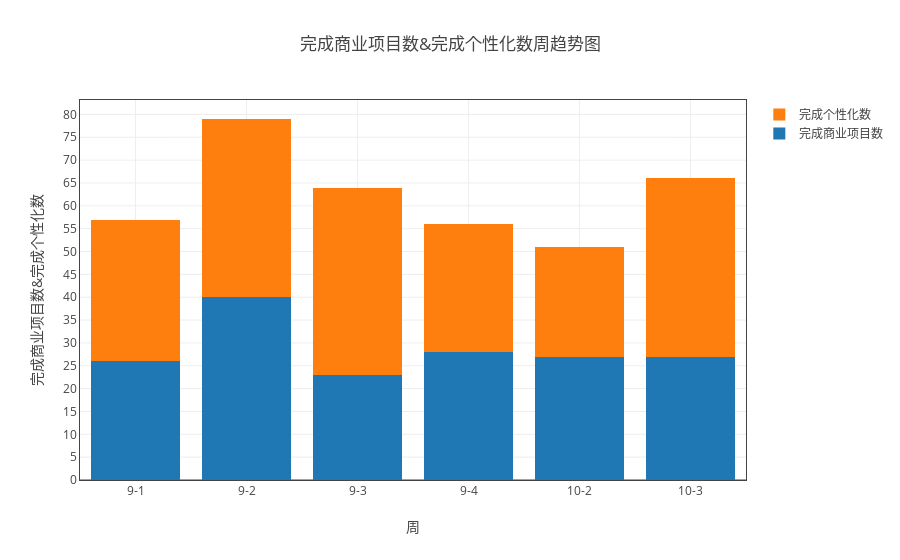
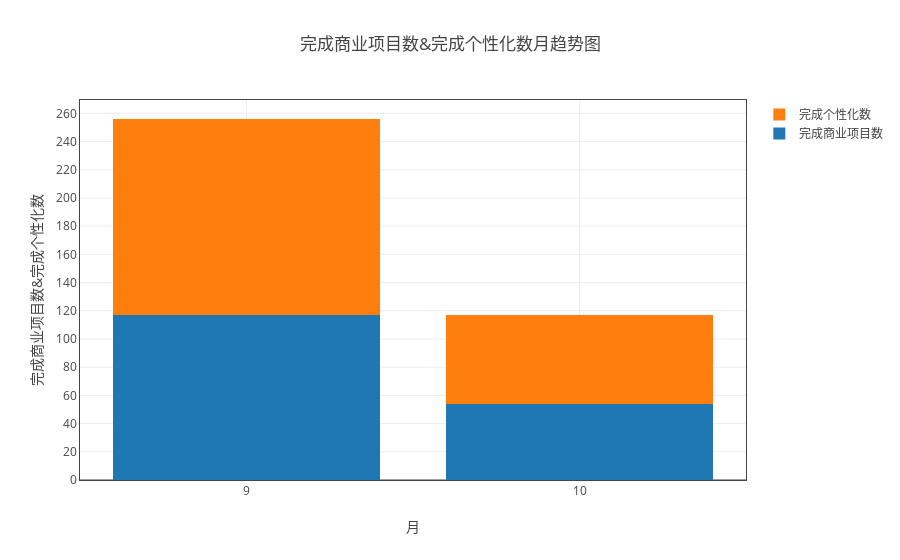

The cell these charts' notebook holds for them, in order:
### Markdown cell above
### 分析组完成项目数

### Code cell
ss = myModule.format(all_df1 ,"日期（格式“月-周次”）" ,['完成商业项目数','完成个性化数'])
myModule.myPlot(myModule.sort_by_index(ss.groupby('sum'))).plot('stack_bar')
ss = myModule.format(all_df1 ,"month" ,['完成商业项目数','完成个性化数'])
myModule.myPlot(ss.groupby('sum')).plot('stack_bar',"月")

### Figure 1 — Plotly figure (JSON) as saved in the notebook; plotly's stock layout.template omitted (floating-point values rounded to 4 significant figures)
{"data": [{"name": "完成商业项目数", "type": "bar", "uid": "4aaabb3b-d5ea-11e8-8ddb-a41f72875c19", "x": ["9-1", "9-2", "9-3", "9-4", "10-2", "10-3"], "y": [26, 40, 23, 28, 27, 27]}, {"name": "完成个性化数", "type": "bar", "uid": "4aaabb3c-d5ea-11e8-8ddb-a41f72875c19", "x": ["9-1", "9-2", "9-3", "9-4", "10-2", "10-3"], "y": [31, 39, 41, 28, 24, 39]}], "layout": {"barmode": "stack", "title": "完成商业项目数&完成个性化数周趋势图", "xaxis": {"mirror": "all", "nticks": 20, "showgrid": true, "showline": true, "title": "周", "type": "category", "zeroline": true}, "yaxis": {"mirror": "all", "nticks": 20, "showgrid": true, "showline": true, "title": "完成商业项目数&完成个性化数", "zeroline": true}}}

### Figure 2 — Plotly figure (JSON) as saved in the notebook; plotly's stock layout.template omitted (floating-point values rounded to 4 significant figures)
{"data": [{"name": "完成商业项目数", "type": "bar", "uid": "4aaabb3d-d5ea-11e8-8ddb-a41f72875c19", "x": [9, 10], "y": [117, 54]}, {"name": "完成个性化数", "type": "bar", "uid": "4aaabb3e-d5ea-11e8-8ddb-a41f72875c19", "x": [9, 10], "y": [139, 63]}], "layout": {"barmode": "stack", "title": "完成商业项目数&完成个性化数月趋势图", "xaxis": {"mirror": "all", "nticks": 20, "showgrid": true, "showline": true, "title": "月", "type": "category", "zeroline": true}, "yaxis": {"mirror": "all", "nticks": 20, "showgrid": true, "showline": true, "title": "完成商业项目数&完成个性化数", "zeroline": true}}}
